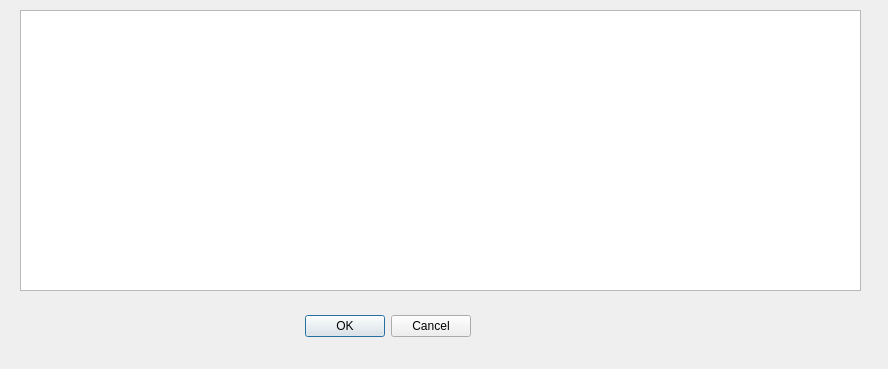
<?xml version="1.0" encoding="UTF-8"?>
<ui version="4.0">
 <class>Histogram_dialog</class>
 <widget class="QDialog" name="Histogram_dialog">
  <property name="geometry">
   <rect>
    <x>0</x>
    <y>0</y>
    <width>888</width>
    <height>369</height>
   </rect>
  </property>
  <property name="windowTitle">
   <string>Dialog</string>
  </property>
  <widget class="QDialogButtonBox" name="buttonBox">
   <property name="geometry">
    <rect>
     <x>130</x>
     <y>310</y>
     <width>341</width>
     <height>32</height>
    </rect>
   </property>
   <property name="orientation">
    <enum>Qt::Horizontal</enum>
   </property>
   <property name="standardButtons">
    <set>QDialogButtonBox::Cancel|QDialogButtonBox::Ok</set>
   </property>
  </widget>
  <widget class="QChartView" name="graphicsView">
   <property name="geometry">
    <rect>
     <x>20</x>
     <y>10</y>
     <width>841</width>
     <height>281</height>
    </rect>
   </property>
  </widget>
 </widget>
 <customwidgets>
  <customwidget>
   <class>QChartView</class>
   <extends>QGraphicsView</extends>
   <header>QtCharts</header>
  </customwidget>
 </customwidgets>
 <resources/>
 <connections>
  <connection>
   <sender>buttonBox</sender>
   <signal>accepted()</signal>
   <receiver>Histogram_dialog</receiver>
   <slot>accept()</slot>
   <hints>
    <hint type="sourcelabel">
     <x>248</x>
     <y>254</y>
    </hint>
    <hint type="destinationlabel">
     <x>157</x>
     <y>274</y>
    </hint>
   </hints>
  </connection>
  <connection>
   <sender>buttonBox</sender>
   <signal>rejected()</signal>
   <receiver>Histogram_dialog</receiver>
   <slot>reject()</slot>
   <hints>
    <hint type="sourcelabel">
     <x>316</x>
     <y>260</y>
    </hint>
    <hint type="destinationlabel">
     <x>286</x>
     <y>274</y>
    </hint>
   </hints>
  </connection>
 </connections>
</ui>
